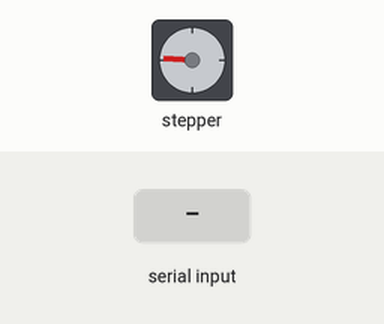
A sketch run on a simulated Arduino Uno, built with avr-gcc and run on an emulated ATmega328P. Parts: stepper motor. The inputs (shaded band) are chosen by the test bench. Stepper angles assume 2048 steps per turn; what the sketch prints to the serial monitor is not drawn.

Above: at 1.2 s.
1.3 s: "200\n" received over Serial
At 4.18 s:
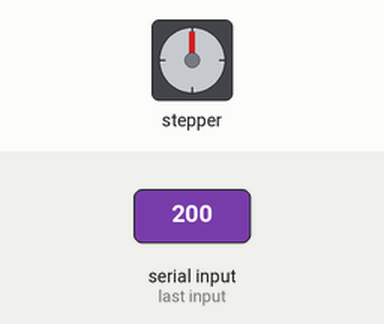
4.3 s: "90,45\n" received over Serial
At 4.52 s:
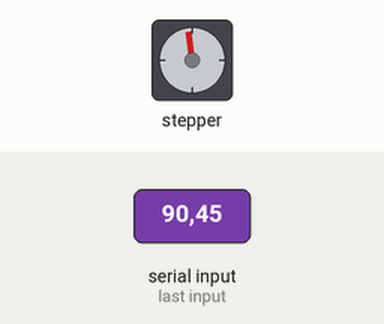
Timing chart, 0 to 19.3 s (numbered marks = the images above; inputs shaded):
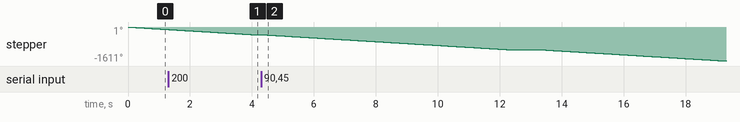

The sketch:

project11.ino
```cpp
#include "blower.h"
#include "temp.h"

void setup( ) {

  step28BYJ48.setSpeed(15);
  InitTemp();
  Serial.begin(9600);
}
void loop( )
{
 // delay(1000); //Wait a few seconds
 int t = temper();
 Serial.println(t);
  blowerOnOFF(t);
}
/*나갈떄 )
blowerOFF(BUTTONCLOSE())
BUTTONCLOSE()
*/
/*#include <Stepper.h>


float sensor = 0;
float voltage = 0;
float celsius = 0;


const int stepsPerRevolution = 2048;
Stepper step28BYJ48(stepsPerRevolution, 8,10,9,11);


void setup() {
        step28BYJ48.setSpeed(3);
        Serial.begin(9600);

}

void loop() {
        // 센서로 부터 자료값을 받음.
        sensor = analogRead(A0);
        float voltage = sensor * 5000.0/1024.0;     // 온도센서의 값을 전압으로 변환
        float celsius = (voltage - 500) / 10.0;


        delay(1000); //Wait a few seconds


        Serial.print("temp :");
        Serial.println(celsius);

        /*
        // 온도가 28도 이상일 경우 ON(정방향 - 냉방)
        if (temp >= 28 ) {
            step28BYJ48.step(stepsPerRevolution);
            //delay(500);
        }
                // 온도가 20도 미만일 경우 팬ON(역방향 - 히터).
        else if (temp < 20 ) {
            step28BYJ48.step(-stepsPerRevolution);
            //delay(500);
        }
        else  {

            step28BYJ48.step(0);
            //delay(500);

        }


       } */
```

blower.h
```cpp
#include <Stepper.h>

const int stepsPerRevolution = 2048;
Stepper step28BYJ48(stepsPerRevolution, 8,10,9,11);

void blowerOnOFF(int temp)//bool IO //밖에서 안으로 들어왔을때 ON,OFF
{
  if (temp >= 14 ) // 온도가 14도 이상일 경우 팬ON(정방향(시계반대) -에어컨 ).
  {
    step28BYJ48.step(stepsPerRevolution);
    Serial.println("에어컨 ON");
  }
  else if (temp < 5 ) // 온도가 5도 미만일 경우 팬ON(역방향(시계방향) - 히터).
  {
    step28BYJ48.step(-stepsPerRevolution);
    Serial.println("히터 ON");
  }
   else
   {
     step28BYJ48.step(stepsPerRevolution/2048);
     Serial.println("에어컨,히터 OFF ");
   }
}

void blowerOFF() //안에서 밖으로 나갔을때 OFF
{
    step28BYJ48.step(stepsPerRevolution/2048);
    Serial.println("에어컨,히터 OFF");
}
/*
void IO(bool IO)
{
  if(IO == true) //안에서 밖으로 나갔을때
  {
    blowerOFF();
  }
  else
  {
    blowerOnOFF(); //밖에서 안으로 들어왔을때
  }
}*/

int InputTemperature(){
  Serial.println(Serial.parseInt());
}
```

temp.h
```cpp
#include <DHT.h>

#define DHT_pin 3
#define DHTTYPE DHT11
DHT dht11(DHT_pin,DHTTYPE);

int temp;

void InitTemp(){
  pinMode(DHT_pin, INPUT);
}

int temper()//온도 측정
 {
  if(Serial.available())
  {
    temp = InputTemperature();
  }
  return temp;
  /*
    int temp = dht11.readTemperature();
    Serial.print("temp :");
    Serial.print(temp);
    return temp;
*/
 }
```
